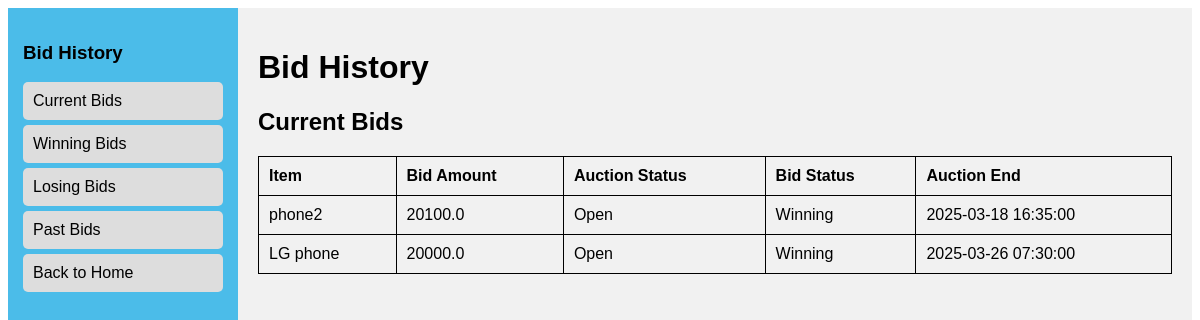
The app's page /bid_history (signed in) with its own data.
### models.py (models this page shows)
class AuctionItem(db.Model):
    id = db.Column(db.Integer, primary_key=True)
    title = db.Column(db.String(100), nullable=False)
    description = db.Column(db.Text, nullable=False)
    starting_price = db.Column(db.Float, nullable=False)
    image = db.Column(db.String(100), nullable=True)
    end_time = db.Column(db.DateTime(timezone=True), nullable=False, default=lambda: datetime.now(timezone.utc))
    bids = db.relationship('Bid', backref='auction_item', lazy=True)
    category = db.Column(db.String(50), nullable=False)  # New field for category
    additional_images = db.relationship('AdditionalImage', back_populates='auction_item', cascade="all, delete-orphan")
    serial_number = db.Column(db.String(50), nullable=True)
    model = db.Column(db.String(50), nullable=True)
    year_of_manufacture = db.Column(db.String(4), nullable=True)
    color = db.Column(db.String(30), nullable=True)
    primary_damage = db.Column(db.String(50), nullable=True)
    secondary_damage = db.Column(db.String(50), nullable=True)
    VIN = db.Column(db.String(17), nullable=True)
    odometer = db.Column(db.Integer, nullable=True)
    working = db.Column(db.String(10), nullable=True)  # Yes/No/Not Applicable
    sale_status = db.Column(db.String(20), default='Open')  # Open, Closed, or Sold

class Bid(db.Model):
    id = db.Column(db.Integer, primary_key=True)
    user_id = db.Column(db.Integer, db.ForeignKey('user.id'), nullable=False)
    auction_id = db.Column(db.Integer, db.ForeignKey('auction_item.id'), nullable=False)
    bid_amount = db.Column(db.Float, nullable=False)
    timestamp = db.Column(db.DateTime, default=datetime.now)
    user = db.relationship('User', backref='bids')

### app.py (the view)
@app.route('/bid_history')
@login_required
def bid_history():
    user_bids = Bid.query.filter_by(user_id=current_user.id).join(AuctionItem).all()
    current_bids = []
    winning_bids = []
    losing_bids = []
    bid_history = []
    for bid in user_bids:
        auction = db.session.get(AuctionItem, bid.auction_id)
        status = get_bid_status(current_user.id, auction)
        bid_info = {
            "item": auction.title,
            "bid_amount": bid.bid_amount,
            "auction_status": auction.sale_status,
            "bid_status": status,
            "auction_end": auction.end_time
        }
        if (auction.sale_status == "Open"):
            if (status == "Winning"):
                winning_bids.append(bid_info)
            else:
                losing_bids.append(bid_info)
            current_bids.append(bid_info)
        else:
            bid_info["bid_status"] = "Won" if (status == "Winning") else "Lost"
            bid_history.append(bid_info)
    return render_template('bid_history.html', current_bids=current_bids, winning_bids=winning_bids,
                           losing_bids=losing_bids, bid_history=bid_history)

### app.py (called while the page is built)
@app.context_processor
def inject_user_model():
    from models import User  # Import your User model here
    return dict(User=User)

@login_manager.user_loader
def load_user(user_id):
    return db.session.get(User, int(user_id))

def get_bid_status(user_id, auction):
    highest_bid = Bid.query.filter_by(auction_id=auction.id).order_by(Bid.bid_amount.desc()).first()
    if (highest_bid and highest_bid.user_id == user_id):
        return "Winning"
    return "Losing"

### templates/bid_history.html (shortened to what this page needs)
<!DOCTYPE html>
<html lang="en">
<head>
</head>
<body>
    <div class="sidebar">
        <h3>Bid History</h3>
        <a href="#" onclick="showTable('current-bids')">Current Bids</a>
        <a href="#" onclick="showTable('winning-bids')">Winning Bids</a>
        <a href="#" onclick="showTable('losing-bids')">Losing Bids</a>
        <a href="#" onclick="showTable('past-bids')">Past Bids</a>
        <a href="{{ url_for('home') }}">Back to Home</a>
    </div>
    <div class="content">
        <h1>Bid History</h1>
        <div id="current-bids" class="table-section">
            <h2>Current Bids</h2>
            <table>
                <tr>
                    <th>Item</th>
                    <th>Bid Amount</th>
                    <th>Auction Status</th>
                    <th>Bid Status</th>
                    <th>Auction End</th>
                </tr>
                {% for bid in current_bids %}
                <tr>
                    <td>{{ bid.item }}</td>
                    <td>{{ bid.bid_amount }}</td>
                    <td>{{ bid.auction_status }}</td>
                    <td>{{ bid.bid_status }}</td>
                    <td>{{ bid.auction_end }}</td>
                </tr>
                {% endfor %}
            </table>
        </div>
    </div>
</body>
</html>

### templates/bid_history.html (style rules this page uses)
body { font-family: Arial, sans-serif; display: flex; }
.sidebar { width: 200px; background-color:rgb(75, 188, 233); padding: 15px; height: 100vh; }
.sidebar a { display: block; padding: 10px; margin: 5px 0; text-decoration: none; color: black; background-color: #ddd; border-radius: 5px; }
.content { flex-grow: 1; padding: 20px; background-color: #f1f1f1; }
table { width: 100%; border-collapse: collapse; margin-top: 20px; }
table, th, td { border: 1px solid black; padding: 10px; text-align: left; }

### records on screen
AuctionItem: item "phone2", auction_status "Open", auction_end "2025-03-18 16:35:00"
Bid: bid_amount "20100.0"
AuctionItem: item "LG phone", auction_status "Open", auction_end "2025-03-26 07:30:00"
Bid: bid_amount "20000.0"

### other values on screen
{{ bid.bid_status }} "Winning" "Winning"
